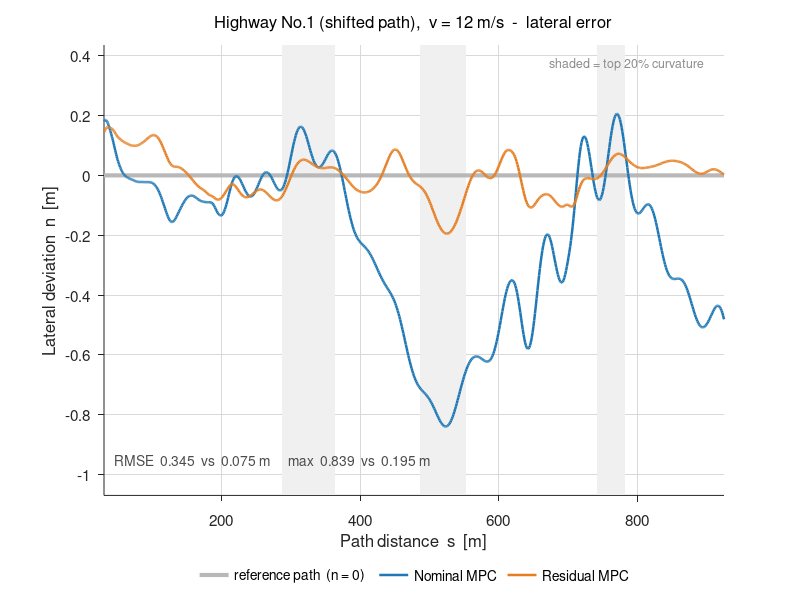

The MATLAB script that drew this image:
% Highway L1, v=12 — 횡방향 오차 n vs 경로거리 s
%
% 참조 경로는 n=0 인 가로 직선이 된다(Frenet 좌표). 두 축이 서로 다른 물리량이라
% 눈금 간격이 달라도 왜곡이 아니며, 축 값은 실제 미터다.
% n > 0 = 진행방향 기준 왼쪽. 곡률 상위 20% 구간(급코너)은 음영으로 표시한다.
%
% 출발 직후 구간(s < 30 m)은 제외한다. L1 경로가 차량 초기 위치에서 1 m 떨어져
% 있어 |n| 이 1.0 m 로 시작하는데, 이는 제어 성능이 아니라 초기 오프셋이다.
% 과도구간은 s ~ 16 m 에서 |n| < 0.15 로 가라앉는다.
%
% 데이터: fig_highway_L1.mat  (results/highway_L1.py 가 생성)
% 요구:   base MATLAB 만. R2013a 이상.

clear; close all
load('fig_highway_L1.mat')

NOM  = [0.12 0.47 0.71];
RES  = [0.90 0.49 0.13];
REF  = [0.72 0.72 0.72];

fprintf('\n=== Highway L1, v=12 : lateral error (s >= %.0f m) ===\n', s_min);
fprintf('%14s %12s %12s %12s %16s\n', '', 'Y RMSE [m]', 'mean|n|', 'max|n|', 'corner RMSE');
for i = 1:numel(variant)
    fprintf('%14s %12.3f %12.3f %12.3f %16.3f\n', variant{i}, ...
            met(i,1), met(i,2), met(i,3), met(i,6));
end
fprintf('%14s %11.1f%% %11.1f%% %11.1f%% %15.1f%%\n', 'improvement', ...
        100*(met(1,1)-met(2,1))/met(1,1), 100*(met(1,2)-met(2,2))/met(1,2), ...
        100*(met(1,3)-met(2,3))/met(1,3), 100*(met(1,6)-met(2,6))/met(1,6));
fprintf('corner = top 20%% curvature (|kappa| >= %.5f, R <= %.0f m)\n\n', ...
        kappa_thr, 1/kappa_thr);

figure('Color','w','Position',[80 80 900 420]); hold on; box off
set(gca,'FontSize',11,'TickDir','out','XGrid','on','YGrid','on', ...
        'GridColor',[.85 .85 .85],'GridAlpha',1,'Layer','bottom')

sn = traj_s{1}; nn = traj_n{1};
sr = traj_s{2}; nr = traj_n{2};
wn = sn >= s_min;  wr = sr >= s_min;
ylo = min([min(nn(wn)), min(nr(wr))]);
yhi = max([max(nn(wn)), max(nr(wr))]);
pad = (yhi-ylo)*0.22;  ylo = ylo-pad;  yhi = yhi+pad;

% 급코너 음영 - 곡률 상위 20% 구간
inC = abs(ref_kappa) >= kappa_thr;
d   = diff([0; inC(:); 0]);
b1  = find(d ==  1);   b2 = find(d == -1) - 1;
for k = 1:numel(b1)
    xa = ref_s(b1(k));  xb = ref_s(b2(k));
    if xb - xa < 5, continue; end          % 아주 짧은 구간은 생략
    patch([xa xb xb xa], [ylo ylo yhi yhi], [0.94 0.94 0.94], 'EdgeColor','none');
end

h0 = plot([s_min max(sn)], [0 0], '-', 'Color', REF, 'LineWidth', 3);
h1 = plot(sn(wn), nn(wn), '-', 'Color', NOM, 'LineWidth', 1.8);
h2 = plot(sr(wr), nr(wr), '-', 'Color', RES, 'LineWidth', 1.8);
legend([h0 h1 h2], {'reference path  (n = 0)', variant{1}, variant{2}}, ...
       'Location','southoutside','Orientation','horizontal','Box','off','FontSize',10);
text(s_min+15, ylo+(yhi-ylo)*0.08, ...
     sprintf('RMSE  %.3f  vs  %.3f m      max  %.3f  vs  %.3f m', ...
             met(1,1), met(2,1), met(1,3), met(2,3)), ...
     'FontSize',10,'Color',[0.3 0.3 0.3]);
text(max(sn)*0.97, yhi*0.86, 'shaded = top 20% curvature', ...
     'HorizontalAlignment','right','FontSize',9,'Color',[0.55 0.55 0.55]);
xlim([s_min max(sn)]); ylim([ylo yhi])
xlabel('Path distance  s  [m]'); ylabel('Lateral deviation  n  [m]')
title('Highway No.1 (shifted path),  v = 12 m/s  -  lateral error', ...
      'FontSize',12,'FontWeight','normal')
